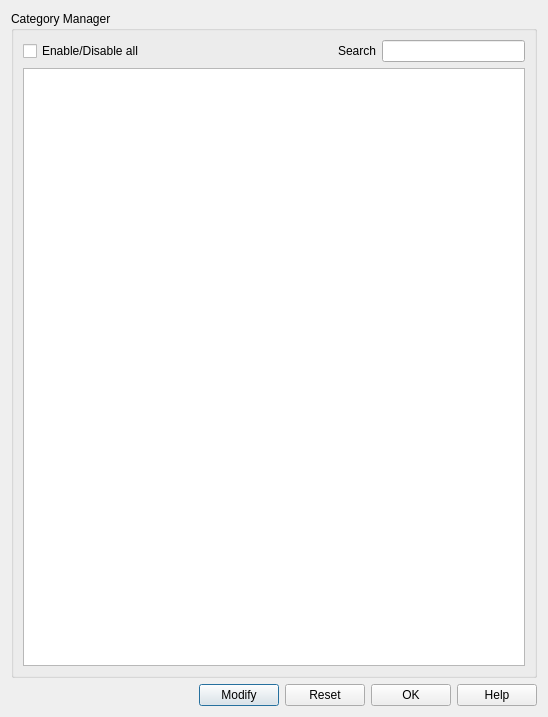
<?xml version="1.0" encoding="UTF-8"?>
<ui version="4.0">
 <class>CategoryManagerUI</class>
 <widget class="QDialog" name="CategoryManagerUI">
  <property name="geometry">
   <rect>
    <x>0</x>
    <y>0</y>
    <width>548</width>
    <height>717</height>
   </rect>
  </property>
  <property name="sizePolicy">
   <sizepolicy hsizetype="MinimumExpanding" vsizetype="MinimumExpanding">
    <horstretch>0</horstretch>
    <verstretch>0</verstretch>
   </sizepolicy>
  </property>
  <property name="windowTitle">
   <string>Category Manager</string>
  </property>
  <layout class="QGridLayout" name="gridLayout_2">
   <item row="0" column="0">
    <widget class="QGroupBox" name="CategoryManagerGroup">
     <property name="sizePolicy">
      <sizepolicy hsizetype="MinimumExpanding" vsizetype="MinimumExpanding">
       <horstretch>0</horstretch>
       <verstretch>0</verstretch>
      </sizepolicy>
     </property>
     <property name="minimumSize">
      <size>
       <width>300</width>
       <height>150</height>
      </size>
     </property>
     <property name="title">
      <string>Category Manager</string>
     </property>
     <property name="checkable">
      <bool>false</bool>
     </property>
     <layout class="QGridLayout" name="gridLayout">
      <item row="0" column="0">
       <layout class="QHBoxLayout" name="horizontalLayout_3">
        <item>
         <widget class="QCheckBox" name="chkEnable">
          <property name="text">
           <string>Enable/Disable all</string>
          </property>
         </widget>
        </item>
        <item>
         <spacer name="horizontalSpacer_2">
          <property name="orientation">
           <enum>Qt::Horizontal</enum>
          </property>
          <property name="sizeHint" stdset="0">
           <size>
            <width>40</width>
            <height>20</height>
           </size>
          </property>
         </spacer>
        </item>
        <item>
         <layout class="QHBoxLayout" name="horizontalLayout_2">
          <item>
           <widget class="QLabel" name="label">
            <property name="text">
             <string>Search</string>
            </property>
           </widget>
          </item>
          <item>
           <widget class="QLineEdit" name="txtSearch">
            <property name="text">
             <string/>
            </property>
           </widget>
          </item>
         </layout>
        </item>
       </layout>
      </item>
      <item row="1" column="0">
       <widget class="QTableView" name="lstCategory">
        <property name="enabled">
         <bool>true</bool>
        </property>
        <property name="editTriggers">
         <set>QAbstractItemView::AllEditTriggers</set>
        </property>
        <property name="alternatingRowColors">
         <bool>true</bool>
        </property>
        <property name="selectionMode">
         <enum>QAbstractItemView::ExtendedSelection</enum>
        </property>
        <property name="selectionBehavior">
         <enum>QAbstractItemView::SelectRows</enum>
        </property>
       </widget>
      </item>
     </layout>
    </widget>
   </item>
   <item row="1" column="0">
    <layout class="QHBoxLayout" name="horizontalLayout">
     <item>
      <spacer name="horizontalSpacer">
       <property name="orientation">
        <enum>Qt::Horizontal</enum>
       </property>
       <property name="sizeHint" stdset="0">
        <size>
         <width>78</width>
         <height>20</height>
        </size>
       </property>
      </spacer>
     </item>
     <item>
      <widget class="QPushButton" name="cmdModify">
       <property name="toolTip">
        <string>Add/Remove categories for the selected model.</string>
       </property>
       <property name="text">
        <string>Modify</string>
       </property>
      </widget>
     </item>
     <item>
      <widget class="QPushButton" name="cmdReset">
       <property name="toolTip">
        <string>Reset categories for selected models.</string>
       </property>
       <property name="text">
        <string>Reset</string>
       </property>
      </widget>
     </item>
     <item>
      <widget class="QPushButton" name="cmdOK">
       <property name="text">
        <string>OK</string>
       </property>
       <property name="autoDefault">
        <bool>true</bool>
       </property>
      </widget>
     </item>
     <item>
      <widget class="QPushButton" name="cmdHelp">
       <property name="text">
        <string>Help</string>
       </property>
       <property name="autoDefault">
        <bool>true</bool>
       </property>
      </widget>
     </item>
    </layout>
   </item>
  </layout>
 </widget>
 <tabstops>
  <tabstop>chkEnable</tabstop>
  <tabstop>txtSearch</tabstop>
  <tabstop>lstCategory</tabstop>
  <tabstop>cmdModify</tabstop>
  <tabstop>cmdReset</tabstop>
  <tabstop>cmdOK</tabstop>
  <tabstop>cmdHelp</tabstop>
 </tabstops>
 <resources/>
 <connections/>
</ui>
